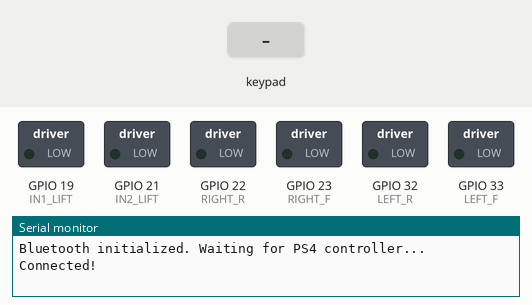
Simulated run of this sketch. Board: ESP32. Parts: switched loads named in the sketch (green lamp = pin HIGH), the last lines printed to the serial monitor. Inputs (shaded band) come from the test bench. Nothing arrives over Bluetooth unless stated.

Above: at 1.2 s.
1.3 s: key 'U' pressed
At 1.51 s:
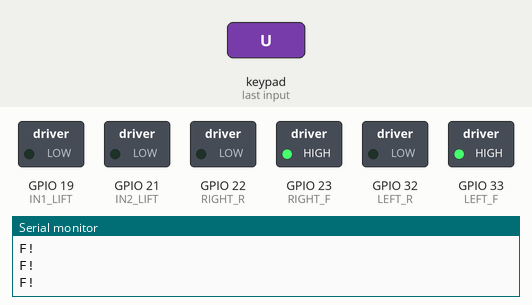
3.2 s: key 'D' pressed
At 3.41 s:
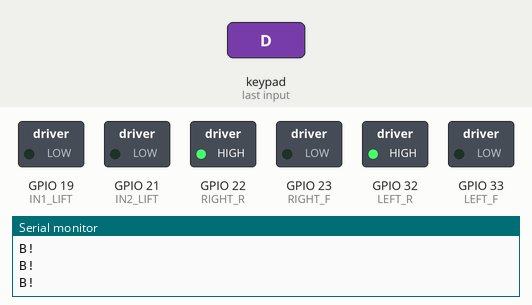
5.1 s: key 'L' pressed
At 5.31 s:
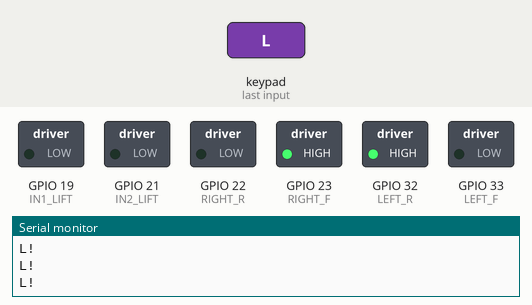
7.0 s: key 'R' pressed
At 7.21 s:
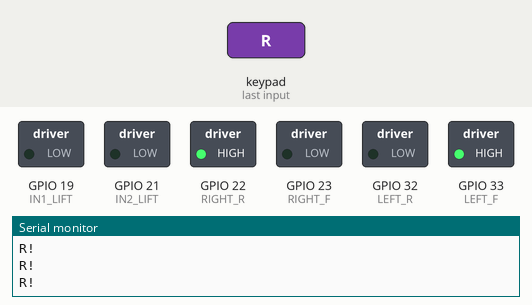
8.9 s: key 'X' pressed
At 9.11 s:
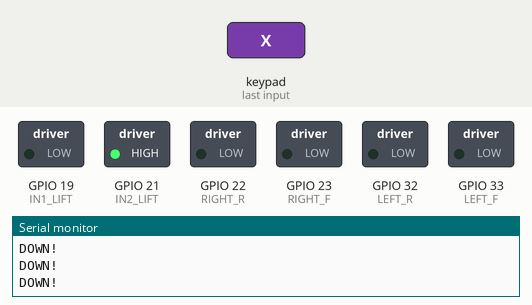
10.8 s: key 'T' pressed
At 11.01 s:
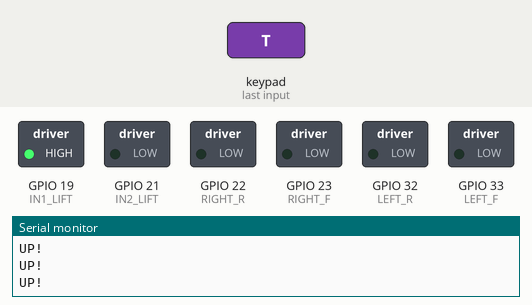
Timing chart, 0 to 13.7 s (numbered marks = the images above; inputs shaded):
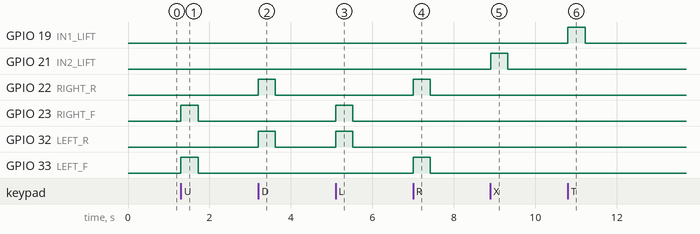

The sketch:

20250721.ino
```cpp
#include <PS4Controller.h>

// Define motor control pins
// Right side motors (front and rear)
#define LEFT_F 33   // Front right motor direction pin 1
#define LEFT_R 32    // Front right motor direction pin 2#define ENA_R 34    // Front right motor PWM speed control pin

// Left side motors (front and rear)
#define RIGHT_F 23    // Front left motor direction pin 1
#define RIGHT_R 22    // Front left motor direction pin 2

#define IN1_LIFT 19    // Front left motor direction pin 1
#define IN2_LIFT 21    // Front left motor direction pin 2

// Dead zone for joystick to prevent drift
#define DEAD_ZONE 0
// Maximum PWM value
#define MAX_PWM 255

unsigned long lastTimeStamp = 0;

void notify() {
  if (millis() - lastTimeStamp > 10) { // Update every 10ms for smoother control
    // Read joystick values (-128 to 127)
    int x = PS4.Up();
    int y = PS4.Down();
    int a = PS4.Left();
    int b = PS4.Right();

    int p = PS4.Triangle();
    int q = PS4.Cross();

    int leftSpeed = 0;
    int rightSpeed = 0;

    if (x>0){
      leftSpeed = 255;
      rightSpeed = 255;
      Serial.println("F!");
    }else if (y>0){
      leftSpeed = -255;
      rightSpeed = -255;
      Serial.println("B!");
    }else if (a>0){
      leftSpeed = -255;
      rightSpeed = 255;
      Serial.println("L!");
    }else if(b>0){
      leftSpeed = 255;
      rightSpeed = -255;
      Serial.println("R!");
    }
    else{
      leftSpeed = 0;
      rightSpeed = 0;
    }

    if(p>0){
      digitalWrite(IN1_LIFT, HIGH);
      digitalWrite(IN2_LIFT, LOW);
      Serial.println("UP!");
    }else if(q>0){
      digitalWrite(IN1_LIFT, LOW);
      digitalWrite(IN2_LIFT, HIGH);
      Serial.println("DOWN!");
    } else{
      digitalWrite(IN1_LIFT, LOW);
      digitalWrite(IN2_LIFT, LOW);
    }

    // Constrain speeds to -255 to 255
    leftSpeed = constrain(leftSpeed, -MAX_PWM, MAX_PWM);
    rightSpeed = constrain(rightSpeed, -MAX_PWM, MAX_PWM);

    if(leftSpeed>0){
      analogWrite(LEFT_F,leftSpeed);
      analogWrite(LEFT_R,0);
    }else if(leftSpeed<0){
      analogWrite(LEFT_F,0);
      analogWrite(LEFT_R,-leftSpeed);
    }else{
      analogWrite(LEFT_F,0);
      analogWrite(LEFT_R,0);
    }

    if(rightSpeed>0){
      analogWrite(RIGHT_F,rightSpeed);
      analogWrite(RIGHT_R,0);
    }else if(rightSpeed<0){
      analogWrite(RIGHT_F,0);
      analogWrite(RIGHT_R,-rightSpeed);
    }else{
      analogWrite(RIGHT_F,0);
      analogWrite(RIGHT_R,0);
    }


    lastTimeStamp = millis();
  }
}

void onConnect() {
  Serial.println("Connected!");
}

void onDisconnect() {
  // Stop all motors when disconnected
  digitalWrite(LEFT_F, LOW);
  digitalWrite(LEFT_R, LOW);
  digitalWrite(RIGHT_F, LOW);
  digitalWrite(RIGHT_R, LOW);
  digitalWrite(IN1_LIFT, LOW);
  digitalWrite(IN2_LIFT, LOW);
  Serial.println("Disconnected!");
}

void setup() {
  // Set all motor control pins as outputs
  pinMode(LEFT_F, OUTPUT);
  pinMode(LEFT_R, OUTPUT);
  pinMode(RIGHT_F, OUTPUT);
  pinMode(RIGHT_R, OUTPUT);
  pinMode(IN1_LIFT, OUTPUT);
  pinMode(IN2_LIFT, OUTPUT);

  // Initialize all motors in stopped state
  digitalWrite(LEFT_F, LOW);
  digitalWrite(LEFT_R, LOW);
  digitalWrite(RIGHT_F, LOW);
  digitalWrite(RIGHT_R, LOW);
  digitalWrite(IN1_LIFT, LOW);
  digitalWrite(IN2_LIFT, LOW);
  Serial.begin(115200);
  PS4.attach(notify);
  PS4.attachOnConnect(onConnect);
  PS4.attachOnDisconnect(onDisconnect);

  if (!PS4.begin()) {
    Serial.println("Failed to initialize Bluetooth!");
    while (1); // Halt if initialization fails
  }

  Serial.println("Bluetooth initialized. Waiting for PS4 controller...");
}

void loop() {
  // Main loop is empty; control is handled by notifications
}
```

Measured:
- after the input at 1.3 s, GPIO 23 (RIGHT_F), GPIO 33 (LEFT_F): LOW → HIGH at once, → LOW 0.42 s later
- after the input at 3.2 s, GPIO 22 (RIGHT_R), GPIO 32 (LEFT_R): LOW → HIGH at once, → LOW 0.42 s later
- after the input at 5.1 s, GPIO 23 (RIGHT_F), GPIO 32 (LEFT_R): LOW → HIGH at once, → LOW 0.42 s later
- after the input at 7.0 s, GPIO 22 (RIGHT_R), GPIO 33 (LEFT_F): LOW → HIGH at once, → LOW 0.42 s later
- after the input at 8.9 s, GPIO 21 (IN2_LIFT): LOW → HIGH at once, → LOW 0.42 s later
- after the input at 10.8 s, GPIO 19 (IN1_LIFT): LOW → HIGH at once, → LOW 0.42 s later
